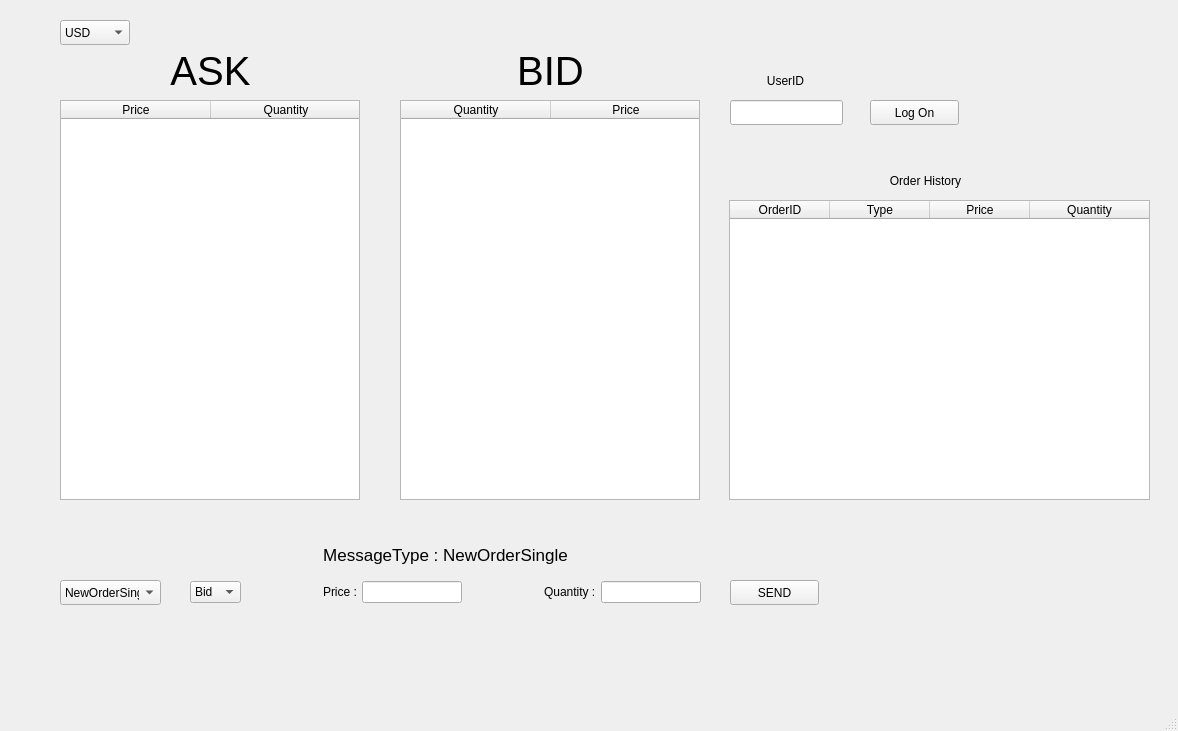
<?xml version="1.0" encoding="UTF-8"?>
<ui version="4.0">
 <class>MainWindow</class>
 <widget class="QMainWindow" name="MainWindow">
  <property name="enabled">
   <bool>true</bool>
  </property>
  <property name="geometry">
   <rect>
    <x>0</x>
    <y>0</y>
    <width>1178</width>
    <height>731</height>
   </rect>
  </property>
  <property name="sizePolicy">
   <sizepolicy hsizetype="Preferred" vsizetype="Preferred">
    <horstretch>0</horstretch>
    <verstretch>0</verstretch>
   </sizepolicy>
  </property>
  <property name="windowTitle">
   <string>Les Socialiseurs de Dettes</string>
  </property>
  <property name="windowIcon">
   <iconset>
    <normaloff>../../../../../../../../../../../Downloads/6y40je.jpg</normaloff>../../../../../../../../../../../Downloads/6y40je.jpg</iconset>
  </property>
  <property name="iconSize">
   <size>
    <width>50</width>
    <height>50</height>
   </size>
  </property>
  <property name="documentMode">
   <bool>false</bool>
  </property>
  <property name="tabShape">
   <enum>QTabWidget::Rounded</enum>
  </property>
  <widget class="QWidget" name="centralwidget">
   <widget class="QLabel" name="ASK">
    <property name="geometry">
     <rect>
      <x>170</x>
      <y>50</y>
      <width>81</width>
      <height>41</height>
     </rect>
    </property>
    <property name="font">
     <font>
      <pointsize>30</pointsize>
     </font>
    </property>
    <property name="text">
     <string>ASK</string>
    </property>
    <property name="alignment">
     <set>Qt::AlignCenter</set>
    </property>
   </widget>
   <widget class="QLabel" name="BID">
    <property name="geometry">
     <rect>
      <x>510</x>
      <y>50</y>
      <width>81</width>
      <height>41</height>
     </rect>
    </property>
    <property name="font">
     <font>
      <pointsize>30</pointsize>
     </font>
    </property>
    <property name="text">
     <string>BID</string>
    </property>
    <property name="alignment">
     <set>Qt::AlignCenter</set>
    </property>
   </widget>
   <widget class="QPushButton" name="btn_log">
    <property name="geometry">
     <rect>
      <x>870</x>
      <y>100</y>
      <width>89</width>
      <height>25</height>
     </rect>
    </property>
    <property name="text">
     <string>Log On</string>
    </property>
   </widget>
   <widget class="QComboBox" name="messageType">
    <property name="geometry">
     <rect>
      <x>60</x>
      <y>580</y>
      <width>101</width>
      <height>25</height>
     </rect>
    </property>
    <property name="currentIndex">
     <number>0</number>
    </property>
    <property name="frame">
     <bool>true</bool>
    </property>
    <item>
     <property name="text">
      <string>NewOrderSingle</string>
     </property>
    </item>
    <item>
     <property name="text">
      <string>OrderCancelRequest</string>
     </property>
    </item>
    <item>
     <property name="text">
      <string>OrderCancelReplaceRequest</string>
     </property>
    </item>
    <item>
     <property name="text">
      <string>MarketDataRequest</string>
     </property>
    </item>
   </widget>
   <widget class="QStackedWidget" name="messageTypeWidgetList">
    <property name="enabled">
     <bool>true</bool>
    </property>
    <property name="geometry">
     <rect>
      <x>180</x>
      <y>570</y>
      <width>531</width>
      <height>41</height>
     </rect>
    </property>
    <property name="frameShape">
     <enum>QFrame::NoFrame</enum>
    </property>
    <property name="frameShadow">
     <enum>QFrame::Plain</enum>
    </property>
    <property name="currentIndex">
     <number>0</number>
    </property>
    <widget class="QWidget" name="NewOrderSinglePage">
     <widget class="QWidget" name="horizontalLayoutWidget">
      <property name="geometry">
       <rect>
        <x>10</x>
        <y>0</y>
        <width>511</width>
        <height>41</height>
       </rect>
      </property>
      <layout class="QHBoxLayout" name="horizontalLayout">
       <property name="spacing">
        <number>5</number>
       </property>
       <property name="sizeConstraint">
        <enum>QLayout::SetDefaultConstraint</enum>
       </property>
       <property name="topMargin">
        <number>3</number>
       </property>
       <item>
        <widget class="QComboBox" name="orderType_NewOrderSingle">
         <item>
          <property name="text">
           <string>Bid</string>
          </property>
         </item>
         <item>
          <property name="text">
           <string>Ask</string>
          </property>
         </item>
        </widget>
       </item>
       <item>
        <spacer name="horizontalSpacer">
         <property name="orientation">
          <enum>Qt::Horizontal</enum>
         </property>
         <property name="sizeHint" stdset="0">
          <size>
           <width>40</width>
           <height>20</height>
          </size>
         </property>
        </spacer>
       </item>
       <item>
        <widget class="QLabel" name="lab_price_NewOrderSingle">
         <property name="text">
          <string>Price :</string>
         </property>
        </widget>
       </item>
       <item>
        <widget class="QLineEdit" name="priceValue_NewOrderSingle">
         <property name="maximumSize">
          <size>
           <width>100</width>
           <height>16777215</height>
          </size>
         </property>
        </widget>
       </item>
       <item>
        <spacer name="horizontalSpacer_2">
         <property name="orientation">
          <enum>Qt::Horizontal</enum>
         </property>
         <property name="sizeHint" stdset="0">
          <size>
           <width>40</width>
           <height>20</height>
          </size>
         </property>
        </spacer>
       </item>
       <item>
        <widget class="QLabel" name="lab_quantity_NewOrderSingle">
         <property name="text">
          <string>Quantity :</string>
         </property>
        </widget>
       </item>
       <item>
        <widget class="QLineEdit" name="quantityValue_NewOrderSingle">
         <property name="maximumSize">
          <size>
           <width>100</width>
           <height>16777215</height>
          </size>
         </property>
        </widget>
       </item>
      </layout>
     </widget>
    </widget>
    <widget class="QWidget" name="OrderCancelRequestPage">
     <widget class="QWidget" name="horizontalLayoutWidget_3">
      <property name="geometry">
       <rect>
        <x>10</x>
        <y>0</y>
        <width>171</width>
        <height>41</height>
       </rect>
      </property>
      <layout class="QHBoxLayout" name="horizontalLayout_4">
       <property name="spacing">
        <number>5</number>
       </property>
       <property name="sizeConstraint">
        <enum>QLayout::SetDefaultConstraint</enum>
       </property>
       <property name="topMargin">
        <number>3</number>
       </property>
       <item>
        <widget class="QLabel" name="lab_orderID_OrderCancel">
         <property name="text">
          <string>OrderID :</string>
         </property>
        </widget>
       </item>
       <item>
        <widget class="QLineEdit" name="orderIDValue_OrderCancel">
         <property name="maximumSize">
          <size>
           <width>100</width>
           <height>16777215</height>
          </size>
         </property>
        </widget>
       </item>
      </layout>
     </widget>
    </widget>
    <widget class="QWidget" name="OrderCancelReplaceRequestPage">
     <widget class="QWidget" name="horizontalLayoutWidget_4">
      <property name="geometry">
       <rect>
        <x>10</x>
        <y>0</y>
        <width>511</width>
        <height>41</height>
       </rect>
      </property>
      <layout class="QHBoxLayout" name="horizontalLayout_5">
       <property name="spacing">
        <number>5</number>
       </property>
       <property name="sizeConstraint">
        <enum>QLayout::SetDefaultConstraint</enum>
       </property>
       <property name="topMargin">
        <number>3</number>
       </property>
       <item>
        <widget class="QLabel" name="lab_OrderID_OrderCancelReplace">
         <property name="text">
          <string>OrderID :</string>
         </property>
        </widget>
       </item>
       <item>
        <widget class="QLineEdit" name="orderIDValue_OrderCancelReplace">
         <property name="maximumSize">
          <size>
           <width>100</width>
           <height>16777215</height>
          </size>
         </property>
        </widget>
       </item>
       <item>
        <spacer name="horizontalSpacer_7">
         <property name="orientation">
          <enum>Qt::Horizontal</enum>
         </property>
         <property name="sizeHint" stdset="0">
          <size>
           <width>40</width>
           <height>20</height>
          </size>
         </property>
        </spacer>
       </item>
       <item>
        <widget class="QComboBox" name="orderType_OrderCancelReplace">
         <item>
          <property name="text">
           <string>Bid</string>
          </property>
         </item>
         <item>
          <property name="text">
           <string>Ask</string>
          </property>
         </item>
        </widget>
       </item>
       <item>
        <spacer name="horizontalSpacer_9">
         <property name="orientation">
          <enum>Qt::Horizontal</enum>
         </property>
         <property name="sizeHint" stdset="0">
          <size>
           <width>40</width>
           <height>20</height>
          </size>
         </property>
        </spacer>
       </item>
       <item>
        <widget class="QLabel" name="lab_price_OrderCancelReplace">
         <property name="text">
          <string>Price :</string>
         </property>
        </widget>
       </item>
       <item>
        <widget class="QLineEdit" name="priceValue_OrderCancelReplace">
         <property name="maximumSize">
          <size>
           <width>100</width>
           <height>16777215</height>
          </size>
         </property>
        </widget>
       </item>
       <item>
        <spacer name="horizontalSpacer_8">
         <property name="orientation">
          <enum>Qt::Horizontal</enum>
         </property>
         <property name="sizeHint" stdset="0">
          <size>
           <width>40</width>
           <height>20</height>
          </size>
         </property>
        </spacer>
       </item>
       <item>
        <widget class="QLabel" name="lab_quantity_OrderCancelReplace">
         <property name="text">
          <string>Quantity :</string>
         </property>
        </widget>
       </item>
       <item>
        <widget class="QLineEdit" name="quantityValue_OrderCancelReplace">
         <property name="maximumSize">
          <size>
           <width>100</width>
           <height>16777215</height>
          </size>
         </property>
        </widget>
       </item>
      </layout>
     </widget>
    </widget>
   </widget>
   <widget class="QLineEdit" name="userIdValue">
    <property name="geometry">
     <rect>
      <x>730</x>
      <y>100</y>
      <width>113</width>
      <height>25</height>
     </rect>
    </property>
   </widget>
   <widget class="QLabel" name="userId">
    <property name="geometry">
     <rect>
      <x>730</x>
      <y>70</y>
      <width>111</width>
      <height>21</height>
     </rect>
    </property>
    <property name="text">
     <string>UserID</string>
    </property>
    <property name="alignment">
     <set>Qt::AlignCenter</set>
    </property>
   </widget>
   <widget class="QLabel" name="lab_orderHistory">
    <property name="geometry">
     <rect>
      <x>750</x>
      <y>170</y>
      <width>351</width>
      <height>21</height>
     </rect>
    </property>
    <property name="text">
     <string>Order History</string>
    </property>
    <property name="alignment">
     <set>Qt::AlignCenter</set>
    </property>
   </widget>
   <widget class="QPushButton" name="btn_send">
    <property name="geometry">
     <rect>
      <x>730</x>
      <y>580</y>
      <width>89</width>
      <height>25</height>
     </rect>
    </property>
    <property name="text">
     <string>SEND</string>
    </property>
   </widget>
   <widget class="QTableWidget" name="orderHistory">
    <property name="geometry">
     <rect>
      <x>729</x>
      <y>200</y>
      <width>421</width>
      <height>300</height>
     </rect>
    </property>
    <property name="verticalScrollBarPolicy">
     <enum>Qt::ScrollBarAsNeeded</enum>
    </property>
    <property name="horizontalScrollBarPolicy">
     <enum>Qt::ScrollBarAlwaysOff</enum>
    </property>
    <property name="sizeAdjustPolicy">
     <enum>QAbstractScrollArea::AdjustToContentsOnFirstShow</enum>
    </property>
    <attribute name="horizontalHeaderStretchLastSection">
     <bool>true</bool>
    </attribute>
    <attribute name="verticalHeaderVisible">
     <bool>false</bool>
    </attribute>
    <column>
     <property name="text">
      <string>OrderID</string>
     </property>
    </column>
    <column>
     <property name="text">
      <string>Type</string>
     </property>
    </column>
    <column>
     <property name="text">
      <string>Price</string>
     </property>
    </column>
    <column>
     <property name="text">
      <string>Quantity</string>
     </property>
    </column>
   </widget>
   <widget class="QLabel" name="lab_messageType">
    <property name="geometry">
     <rect>
      <x>180</x>
      <y>539</y>
      <width>531</width>
      <height>31</height>
     </rect>
    </property>
    <property name="font">
     <font>
      <pointsize>13</pointsize>
     </font>
    </property>
    <property name="text">
     <string>MessageType : NewOrderSingle</string>
    </property>
    <property name="textFormat">
     <enum>Qt::PlainText</enum>
    </property>
    <property name="alignment">
     <set>Qt::AlignCenter</set>
    </property>
   </widget>
   <widget class="QComboBox" name="marketSymbol">
    <property name="geometry">
     <rect>
      <x>60</x>
      <y>20</y>
      <width>70</width>
      <height>25</height>
     </rect>
    </property>
    <item>
     <property name="text">
      <string>USD</string>
     </property>
    </item>
    <item>
     <property name="text">
      <string>EURO</string>
     </property>
    </item>
    <item>
     <property name="text">
      <string>GOLD</string>
     </property>
    </item>
   </widget>
   <widget class="QStackedWidget" name="marketWidgetList">
    <property name="geometry">
     <rect>
      <x>50</x>
      <y>90</y>
      <width>661</width>
      <height>421</height>
     </rect>
    </property>
    <property name="currentIndex">
     <number>2</number>
    </property>
    <widget class="QWidget" name="USDPage">
     <widget class="QTableWidget" name="USDAskTable">
      <property name="enabled">
       <bool>true</bool>
      </property>
      <property name="geometry">
       <rect>
        <x>10</x>
        <y>10</y>
        <width>300</width>
        <height>400</height>
       </rect>
      </property>
      <property name="horizontalScrollBarPolicy">
       <enum>Qt::ScrollBarAlwaysOff</enum>
      </property>
      <attribute name="horizontalHeaderDefaultSectionSize">
       <number>150</number>
      </attribute>
      <attribute name="horizontalHeaderHighlightSections">
       <bool>true</bool>
      </attribute>
      <attribute name="verticalHeaderVisible">
       <bool>false</bool>
      </attribute>
      <column>
       <property name="text">
        <string>Price</string>
       </property>
      </column>
      <column>
       <property name="text">
        <string>Quantity</string>
       </property>
      </column>
     </widget>
     <widget class="QTableWidget" name="USDBidTable">
      <property name="geometry">
       <rect>
        <x>350</x>
        <y>10</y>
        <width>300</width>
        <height>400</height>
       </rect>
      </property>
      <property name="horizontalScrollBarPolicy">
       <enum>Qt::ScrollBarAlwaysOff</enum>
      </property>
      <attribute name="horizontalHeaderDefaultSectionSize">
       <number>150</number>
      </attribute>
      <attribute name="horizontalHeaderHighlightSections">
       <bool>true</bool>
      </attribute>
      <attribute name="verticalHeaderVisible">
       <bool>false</bool>
      </attribute>
      <column>
       <property name="text">
        <string>Quantity</string>
       </property>
      </column>
      <column>
       <property name="text">
        <string>Price</string>
       </property>
      </column>
     </widget>
    </widget>
    <widget class="QWidget" name="EUROPage">
     <widget class="QTableWidget" name="EUROBidTable">
      <property name="geometry">
       <rect>
        <x>350</x>
        <y>10</y>
        <width>300</width>
        <height>400</height>
       </rect>
      </property>
      <property name="horizontalScrollBarPolicy">
       <enum>Qt::ScrollBarAlwaysOff</enum>
      </property>
      <attribute name="horizontalHeaderDefaultSectionSize">
       <number>150</number>
      </attribute>
      <attribute name="horizontalHeaderHighlightSections">
       <bool>true</bool>
      </attribute>
      <attribute name="verticalHeaderVisible">
       <bool>false</bool>
      </attribute>
      <column>
       <property name="text">
        <string>Quantity</string>
       </property>
      </column>
      <column>
       <property name="text">
        <string>Price</string>
       </property>
      </column>
     </widget>
     <widget class="QTableWidget" name="EUROAskTable">
      <property name="enabled">
       <bool>true</bool>
      </property>
      <property name="geometry">
       <rect>
        <x>10</x>
        <y>10</y>
        <width>300</width>
        <height>400</height>
       </rect>
      </property>
      <property name="horizontalScrollBarPolicy">
       <enum>Qt::ScrollBarAlwaysOff</enum>
      </property>
      <attribute name="horizontalHeaderDefaultSectionSize">
       <number>150</number>
      </attribute>
      <attribute name="horizontalHeaderHighlightSections">
       <bool>true</bool>
      </attribute>
      <attribute name="verticalHeaderVisible">
       <bool>false</bool>
      </attribute>
      <column>
       <property name="text">
        <string>Price</string>
       </property>
      </column>
      <column>
       <property name="text">
        <string>Quantity</string>
       </property>
      </column>
     </widget>
    </widget>
    <widget class="QWidget" name="GOLDPage">
     <widget class="QTableWidget" name="GOLDBidTable">
      <property name="geometry">
       <rect>
        <x>350</x>
        <y>10</y>
        <width>300</width>
        <height>400</height>
       </rect>
      </property>
      <property name="horizontalScrollBarPolicy">
       <enum>Qt::ScrollBarAlwaysOff</enum>
      </property>
      <attribute name="horizontalHeaderDefaultSectionSize">
       <number>150</number>
      </attribute>
      <attribute name="horizontalHeaderHighlightSections">
       <bool>true</bool>
      </attribute>
      <attribute name="verticalHeaderVisible">
       <bool>false</bool>
      </attribute>
      <column>
       <property name="text">
        <string>Quantity</string>
       </property>
      </column>
      <column>
       <property name="text">
        <string>Price</string>
       </property>
      </column>
     </widget>
     <widget class="QTableWidget" name="GOLDAskTable">
      <property name="enabled">
       <bool>true</bool>
      </property>
      <property name="geometry">
       <rect>
        <x>10</x>
        <y>10</y>
        <width>300</width>
        <height>400</height>
       </rect>
      </property>
      <property name="horizontalScrollBarPolicy">
       <enum>Qt::ScrollBarAlwaysOff</enum>
      </property>
      <attribute name="horizontalHeaderDefaultSectionSize">
       <number>150</number>
      </attribute>
      <attribute name="horizontalHeaderHighlightSections">
       <bool>true</bool>
      </attribute>
      <attribute name="verticalHeaderVisible">
       <bool>false</bool>
      </attribute>
      <column>
       <property name="text">
        <string>Price</string>
       </property>
      </column>
      <column>
       <property name="text">
        <string>Quantity</string>
       </property>
      </column>
     </widget>
    </widget>
   </widget>
  </widget>
  <widget class="QMenuBar" name="menubar">
   <property name="geometry">
    <rect>
     <x>0</x>
     <y>0</y>
     <width>1178</width>
     <height>22</height>
    </rect>
   </property>
  </widget>
  <widget class="QStatusBar" name="statusbar"/>
 </widget>
 <resources/>
 <connections/>
</ui>
